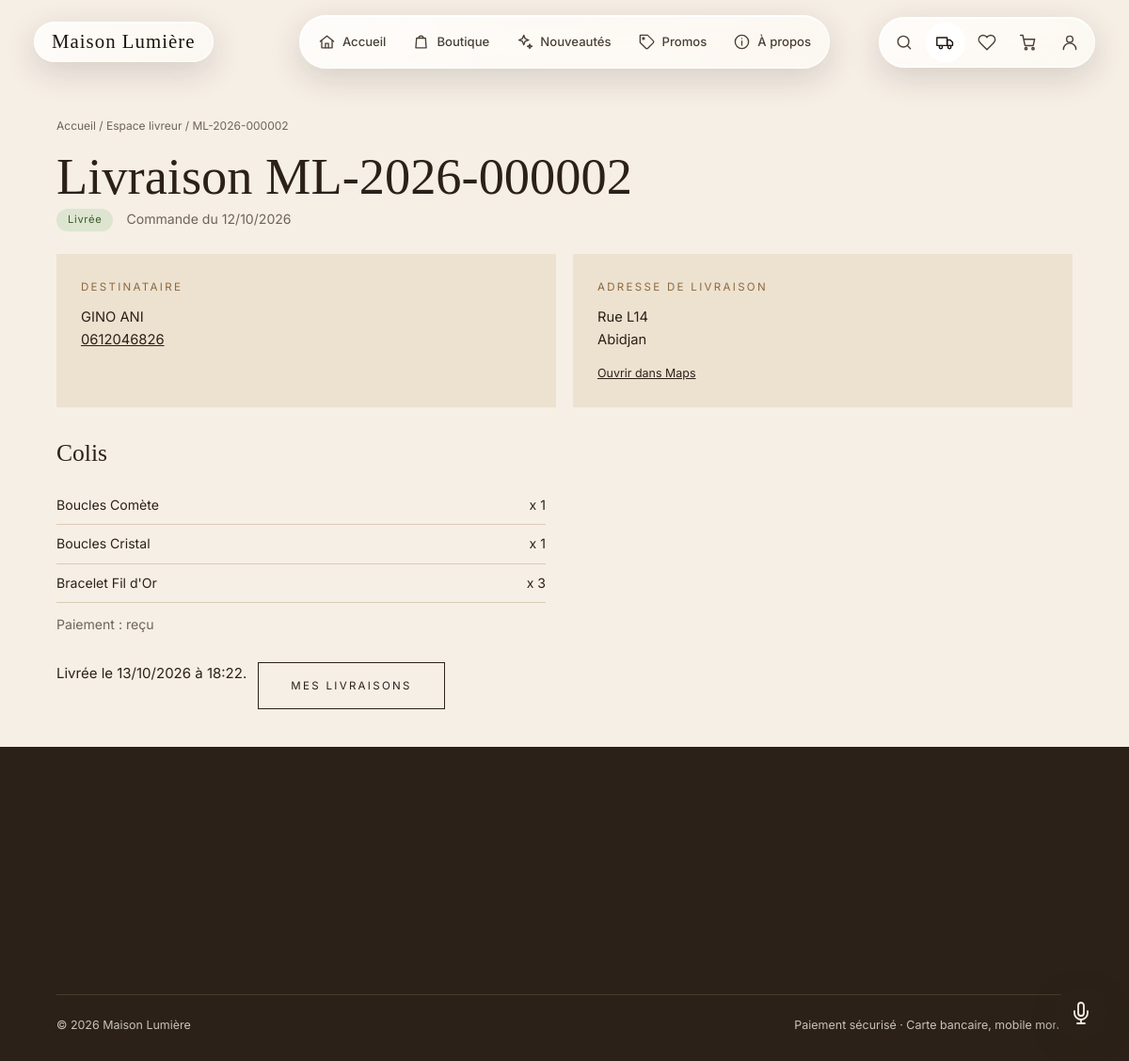
The page /livreur/commandes/ML-2026-000002/ (signed in) on the database its author committed.
### commandes/models.py (models this page shows, shortened)
class Commande(models.Model):
    STATUTS = [
        ('en_attente', 'En attente'),
        ('en_preparation', 'En préparation'),
        ('expediee', 'Expédiée'),
        ('livree', 'Livrée'),
        ('annulee', 'Annulée'),
    ]
    STATUTS_EN_COURS = ('en_attente', 'en_preparation', 'expediee')
    reference = models.CharField(max_length=20, unique=True, null=True, blank=True, editable=False)
    utilisateur = models.ForeignKey(
        settings.AUTH_USER_MODEL, on_delete=models.PROTECT, related_name='commandes'
    )
    statut = models.CharField(max_length=20, choices=STATUTS, default='en_attente')
    total = models.DecimalField("total (FCFA)", max_digits=12, decimal_places=0, default=0)
    cgv_acceptees_le = models.DateTimeField("CGV acceptées le", null=True, blank=True)
    livreur = models.ForeignKey(
        settings.AUTH_USER_MODEL, on_delete=models.SET_NULL, null=True, blank=True,
        related_name='livraisons', limit_choices_to={'est_livreur': True},
        verbose_name="livreur",
    )
    date_expedition = models.DateTimeField("date d'expédition", null=True, blank=True)
    date_livraison = models.DateTimeField("date de livraison", null=True, blank=True)
    livraison_prenom = models.CharField("prénom", max_length=100)
    livraison_nom = models.CharField("nom", max_length=100)
    livraison_adresse = models.CharField("adresse", max_length=255)
    livraison_ville = models.CharField("ville", max_length=100)
    livraison_telephone = models.CharField("téléphone", max_length=20)
    date_creation = models.DateTimeField(auto_now_add=True)
    date_modification = models.DateTimeField(auto_now=True)
    class Meta:
        verbose_name = "commande"
        verbose_name_plural = "commandes"
        ordering = ['-date_creation']
    def __init__(self, *args, **kwargs):
        super().__init__(*args, **kwargs)
        self._statut_initial = self.statut if self.pk else None
    @property
    def est_payee(self):
        return self.paiements.filter(statut='reussi').exists()

class LigneCommande(models.Model):
    commande = models.ForeignKey(Commande, on_delete=models.CASCADE, related_name='lignes')
    produit = models.ForeignKey(
        Produit, on_delete=models.SET_NULL, null=True, blank=True, related_name='lignes_commande'
    )
    nom_produit = models.CharField("produit", max_length=150)
    reference_produit = models.CharField("référence", max_length=30)
    prix_unitaire = models.DecimalField("prix unitaire (FCFA)", max_digits=10, decimal_places=0)
    quantite = models.PositiveIntegerField("quantité", default=1)
    class Meta:
        verbose_name = "ligne de commande"
        verbose_name_plural = "lignes de commande"

### livraisons/views.py (the view)
# urls.py: path('livreur/commandes/<str:reference>/', views.detail, name='detail'),
@livreur_requis
def detail(request, reference):
    return render(request, 'livraisons/detail.html', {'commande': _commande(request, reference)})

### assistant/context_processors.py (called while the page is built)
def assistant(request):
    return {
        'assistant_actif': settings.ASSISTANT_ACTIF,
        'assistant_mode': settings.ASSISTANT_MODE,
    }

### favoris/context_processors.py (called while the page is built)
def favoris(request):
    if not request.user.is_authenticated:
        return {'favoris_ids': set(), 'favoris_quantite': 0}
    ids = set(
        Favori.objects.filter(utilisateur=request.user, produit__actif=True)
        .values_list('produit_id', flat=True)
    )
    return {'favoris_ids': ids, 'favoris_quantite': len(ids)}

### livraisons/decorateurs.py (called while the page is built)
def livreur_requis(vue):
    @wraps(vue)
    def enveloppe(request, *args, **kwargs):
        if not request.user.is_authenticated:
            suivant = urlencode({'next': request.get_full_path()})
            return redirect(f"{reverse('utilisateurs:connexion')}?{suivant}")
        if not request.user.est_livreur:
            raise PermissionDenied
        return vue(request, *args, **kwargs)
    return enveloppe

### livraisons/views.py (called while the page is built)
def _mes_commandes(request):
    return Commande.objects.filter(livreur=request.user).prefetch_related('lignes')

def _commande(request, reference):
    return get_object_or_404(_mes_commandes(request), reference=reference)

### panier/context_processors.py (called while the page is built)
def panier(request):
    if not request.user.is_authenticated:
        return {'panier_quantite': 0}
    p = Panier.objects.filter(utilisateur=request.user).first()
    return {'panier_quantite': p.quantite_totale if p else 0}

### livraisons/templates/livraisons/detail.html (shortened to what this page needs)
{% extends 'base.html' %}
{% load static %}
{% block contenu %}
<link rel="stylesheet" href="{% static 'css/commandes.css' %}">
<div class="conteneur">
    <p class="fil">
        <a href="{% url 'accueil:accueil' %}">Accueil</a> /
        <a href="{% url 'livraisons:tableau' %}">Espace livreur</a> / {{ commande.reference }}
    </p>
    <h1 class="titre-page">Livraison {{ commande.reference }}</h1>
    <p class="entete-commande">
        <span class="statut statut-{{ commande.statut }}">{{ commande.get_statut_display }}</span>
        <span>Commande du {{ commande.date_creation|date:"d/m/Y" }}</span>
    </p>
    {% with payee=commande.est_payee %}
    <div class="cartes">
        <div class="carte-info">
            <span class="etiquette">Destinataire</span>
            <p>
                {{ commande.livraison_prenom }} {{ commande.livraison_nom }}<br>
                <a href="tel:{{ commande.livraison_telephone }}" style="text-decoration:underline;">{{ commande.livraison_telephone }}</a>
            </p>
        </div>
        <div class="carte-info">
            <span class="etiquette">Adresse de livraison</span>
            <p>{{ commande.livraison_adresse }}<br>{{ commande.livraison_ville }}</p>
            <div class="carte-actions">
                <a href="https://www.google.com/maps/search/?api=1&amp;query={{ commande.livraison_adresse|urlencode }}%20{{ commande.livraison_ville|urlencode }}" target="_blank" rel="noopener">Ouvrir dans Maps</a>
            </div>
        </div>
    </div>
    <h2 class="sous-titre" style="margin-top:34px;">Colis</h2>
    <ul class="recap-liste" style="max-width:520px;">
        {% for ligne in commande.lignes.all %}
        <li><span>{{ ligne.nom_produit }}</span><span>x {{ ligne.quantite }}</span></li>
        {% endfor %}
    </ul>
    <p style="margin-top:12px; font-size:.88rem; color:var(--texte-doux);">
        Paiement : {% if payee %}reçu{% else %}non confirmé{% endif %}
    </p>
    <div class="actions-commande">
        {% if payee %}
            {% if commande.statut == 'en_preparation' %}
                <form method="post" action="{% url 'livraisons:changer_statut' commande.reference %}">
                    {% csrf_token %}
                    <input type="hidden" name="action" value="en_route">
                    <button type="submit" class="bouton">Je pars livrer</button>
                </form>
            {% elif commande.statut == 'livree' %}
                <p>Livrée le {{ commande.date_livraison|date:"d/m/Y à H:i" }}.</p>
            {% endif %}
        {% endif %}
        <a href="{% url 'livraisons:tableau' %}" class="bouton bouton-contour">Mes livraisons</a>
    </div>
    {% endwith %}
</div>
{% endblock %}

### static/css/style.css (style rules this page uses)
:root { --fond: #f6efe6; --sombre: #2b2118; --carte: #ede1d0; --bordure: #dccbb5; --texte-doux: #6d645b; --accent: #8a6a3f; --vert-doux: #dde5d0; --erreur: #8b3a2e; --police-titre: "Times New Roman", Times, Georgia, serif; --police-texte: Helvetica, Arial, sans-serif; }
* { box-sizing: border-box; margin: 0; padding: 0; }
body { font-family: var(--police-texte); font-size: 15px; line-height: 1.6; color: var(--sombre); background: var(--fond); }
a { color: inherit; text-decoration: none; }
ul { list-style: none; }
.conteneur { width: min(1100px, 90%); margin-inline: auto; }
h1, h2, h3, h4 { font-family: var(--police-titre); font-weight: 400; line-height: 1.15; }
.etiquette { font-size: .72rem; letter-spacing: .2em; text-transform: uppercase; color: var(--accent); }
.bouton { display: inline-block; background: var(--sombre); color: var(--fond); border: 1px solid var(--sombre); padding: 15px 34px; font-family: var(--police-texte); font-size: .72rem; letter-spacing: .2em; text-transform: uppercase; text-align: center; cursor: pointer; transition: background .2s, color .2s; }
.bouton-contour { background: transparent; color: var(--sombre); }
.cartes { display: grid; grid-template-columns: repeat(auto-fit, minmax(260px, 1fr)); gap: 18px; }
.carte-info { position: relative; background: var(--carte); padding: 26px; font-size: .92rem; }
.carte-info .etiquette { display: block; margin-bottom: 12px; }
.carte-actions { display: flex; align-items: center; gap: 16px; margin-top: 14px; font-size: .78rem; }
.carte-actions a, .carte-actions button { background: none; border: none; padding: 0; font: inherit; color: inherit; text-decoration: underline; cursor: pointer; }
.fil { padding: 28px 0 0; font-size: .75rem; color: var(--texte-doux); }
.titre-page { font-size: clamp(2.4rem, 5vw, 3.4rem); margin: 14px 0 10px; }
html { scroll-behavior: smooth; }
.bouton { position: relative; }

### static/css/nav-verre.css (style rules this page uses)
:root { --police-titre: "Instrument Serif", "Times New Roman", Times, Georgia, serif; --police-texte: "Inter", Helvetica, Arial, sans-serif; --verre-fond: linear-gradient(135deg, rgba(255, 255, 255, .82), rgba(255, 255, 255, .52)); --verre-bordure: rgba(255, 255, 255, .72); --verre-texte: #4a3f35; --verre-texte-fort: #1c140e; }
body { font-family: var(--police-texte); }

### static/css/commandes.css (style rules this page uses)
.statut { display: inline-block; padding: 3px 12px; border-radius: 20px; font-size: .7rem; letter-spacing: .06em; white-space: nowrap; }
.statut-livree { background: var(--vert-doux); color: #3d5a2a; }
.entete-commande { display: flex; flex-wrap: wrap; align-items: center; gap: 14px; margin: -8px 0 24px; font-size: .88rem; color: var(--texte-doux); }
.actions-commande { display: flex; flex-wrap: wrap; gap: 12px; margin-top: 28px; }
.sous-titre { font-size: 1.6rem; margin: 10px 0 20px; }
.recap-liste { margin: 14px 0 6px; }
.recap-liste li { display: flex; justify-content: space-between; gap: 14px; padding: 9px 0; border-bottom: 1px solid var(--bordure); font-size: .88rem; }

### rows shown on the page
Commande: reference "ML-2026-000002", statut "Livrée", date_creation "12/10/2026", livraison_prenom "GINO", livraison_nom "ANI", livraison_telephone "0612046826", livraison_adresse "Rue L14", livraison_ville "Abidjan", date_livraison "13/10/2026 à 18:22"
LigneCommande: nom_produit "Boucles Comète", quantite "1"
LigneCommande: nom_produit "Boucles Cristal", quantite "1"
LigneCommande: nom_produit "Bracelet Fil d'Or", quantite "3"
